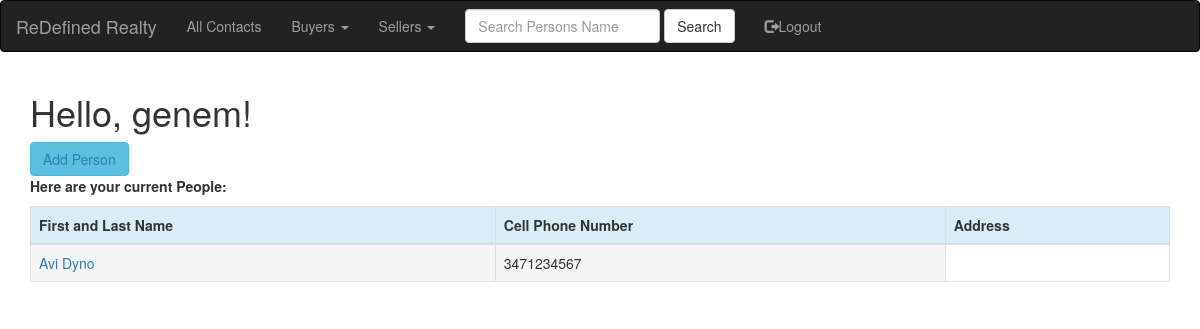
Page /people (signed in) on the earlier database version.
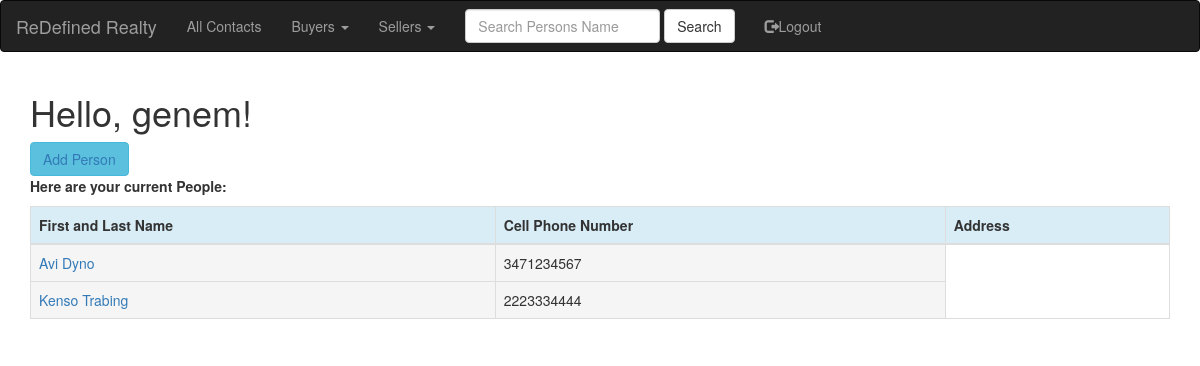
Same page on the later database version.
### app/models.py (models this page shows, shortened)
class User(UserMixin, db.Model):
    id = db.Column(db.Integer, primary_key=True)
    username = db.Column(db.String(64), index=True, unique=True)
    email = db.Column(db.String(120), index=True, unique=True)
    password_hash = db.Column(db.String(128))
    People=db.relationship('People', backref='people', lazy='dynamic')
    ProfileNotes=db.relationship('ProfileNotes', backref='profilenotes', lazy='dynamic')

class People(db.Model):
    id = db.Column(db.Integer, primary_key=True)
    first_name=db.Column(db.String(20))
    last_name=db.Column(db.String(20))
    phone_cell=db.Column(db.Integer)
    ptype=db.Column(db.String(6))
    pstatus=db.Column(db.String(7))
    notes=db.Column(db.String(140))
    user_account_pk=db.Column(db.Integer, db.ForeignKey('user.id'))
    ProfileNotes=db.relationship('ProfileNotes', backref='peopleprofilenotes', lazy='dynamic')

### app/routes.py (the view)
@app.route('/people', methods=['GET'])
@login_required
def people():
    all_people = get_people(current_user=current_user)
    return render_template('people.html', title='People', all_people=all_people)

### app/models.py (called while the page is built)
@login.user_loader
def load_user(id):
    return User.query.get(int(id))

### app/queryfunc.py (called while the page is built)
def get_people(current_user):
    currentuser = User.query.filter_by(username=current_user.username).first()
    account_pk = currentuser.id
    all_people=People.query.filter_by(user_account_pk=account_pk).all()
    return all_people

### app/templates/people.html
{% extends "base.html" %}
{% import 'bootstrap/wtf.html' as wtf %}
{% block app_content %}
    <h1>Hello, {{ current_user.username }}!</h1>
    <div class="btn-group">
        <button type="button" class="btn btn-info"><a href="{{ url_for('add_people') }}">Add Person</a></button>
    </div>
    <div><p><b>Here are your current People:</b></p></div>
    <div class="table-responsive">
        <table class="table table-bordered">
            <thead>
                <tr class="info">
                    <th>First and Last Name</th>
                    <th>Cell Phone Number</th>
                    <th>Address</th>
                </tr>
            </thead>
            {% for everyone in all_people %}
            <TR>
                <TD class="active"><a href="{{ url_for('view_people', people_id=everyone.id) }}">{{ everyone.first_name }}  {{ everyone.last_name }}</a></TD>
                <TD class="active">{{ everyone.phone_cell }}</TD>
            </TR>
            {% endfor %}
        </table>
    </div>
{% endblock %}

### app/templates/base.html (shortened to what this page needs)
{% extends 'bootstrap/base.html' %}
{% block navbar %}
    <nav class="navbar navbar-inverse">
        <div class="container-fluid">
            <div class="navbar-header">
                <a class="navbar-brand" href="{{ url_for('index') }}">ReDefined Realty</a>
            </div>
            <div class="collapse navbar-collapse" id="bs-example-navbar-collapse-1">
                <ul class="nav navbar-nav navbar-left">
                    {% if current_user.is_anonymous %}
                    <li><a href="{{ url_for('login') }}"><span class="glyphicon glyphicon-log-in"></span>Login</a></li>
                    <li><a href="{{ url_for('register') }}"><span class="glyphicon glyphicon-user"></span>Register</a></li>
                    {% else %}
                    <li><a href="{{ url_for('people') }}">All Contacts</a></li>
                    <li class="dropdown">
                        <a class="dropdown-toggle" data-toggle="dropdown" href="#">Buyers
                        <span class="caret"></span></a>
                    </li>
                    <li class="dropdown">
                        <a class="dropdown-toggle" data-toggle="dropdown" href="#">Sellers
                        <span class="caret"></span></a>
                    </li>
                    <form class="navbar-form navbar-left" method="post" action="{{ url_for('search_people') }}">
                        <div class="form-group">
                            <input type="text" name="search_string" class="form-control" placeholder="Search Persons Name">
                        </div>
                        <button type="submit" class="btn btn-default">Search</button>
                    </form>
                    <li><a href="{{ url_for('logout') }}"><span class="glyphicon glyphicon-log-out"></span>Logout</a></li>
                    {% endif %}
                </ul>
            </div>
        </div>
    </nav>
{% endblock %}
{% block content %}
    <div class="container">
        {% block app_content %}{% endblock %}
    </div>
{% endblock %}

Differences in the rows shown:
added People: first_name "Kenso", last_name "Trabing", phone_cell "2223334444"
